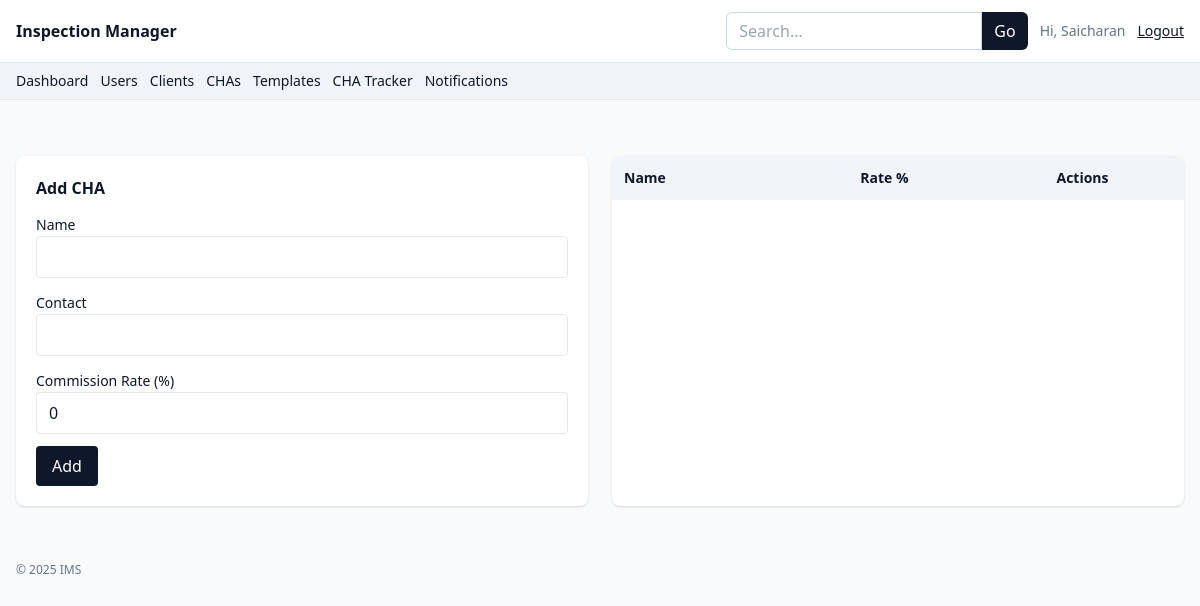
The app's page /chas (signed in), older data.
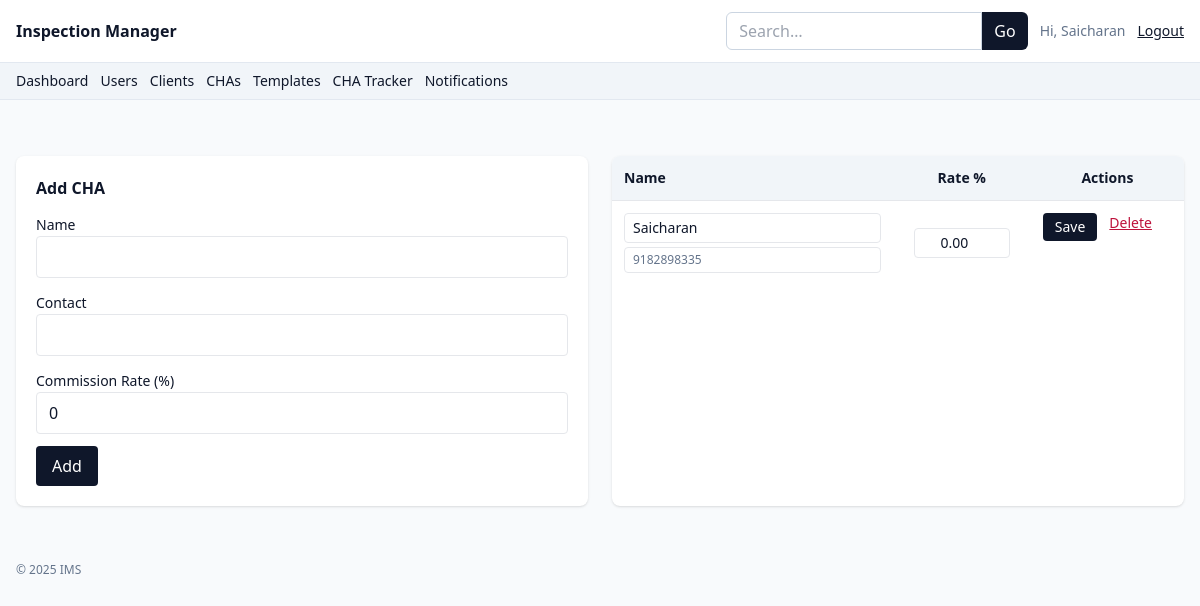
The same page, newer data.
### app.py (models this page shows)
class CHA(db.Model):
    __tablename__ = "cha"
    id = db.Column(db.Integer, primary_key=True)
    name = db.Column(db.String(160), nullable=False)
    contact = db.Column(db.String(160))
    commission_rate = db.Column(db.Float, default=0.0)  # %

### app.py (the view, shortened to what this page needs)
@app.route("/chas", methods=["GET","POST"], endpoint="chas_list")
@role_required(Role.ADMIN)
def chas_list():
    data = CHA.query.order_by(CHA.name.asc()).all()
    return render_template("chas.html", data=data)

### app.py (called while the page is built)
def role_required(*roles):
    def deco(fn):
        from functools import wraps
        @wraps(fn)
        def wrap(*a, **kw):
            if not session.get("user_id"):
                flash("Please login.", "warning")
                return redirect(url_for("login"))
            if roles and session.get("role") not in roles:
                flash("Unauthorized.", "danger")
                return redirect(url_for("dashboard"))
            return fn(*a, **kw)
        return wrap
    return deco

@app.context_processor
def inject_globals():
    return dict(
        Role=Role, InspectionStatus=InspectionStatus, InvoiceStatus=InvoiceStatus,
        ReportStatus=ReportStatus, CommissionStatus=CommissionStatus, now=datetime.utcnow, User=User
    )

### templates/chas.html (shortened to what this page needs)
{% extends "base.html" %}
{% block content %}
<div class="grid md:grid-cols-2 gap-6">
    <div class="bg-white rounded-lg shadow p-5">
        <h2 class="font-semibold mb-3">Add CHA</h2>
        <form method="post" class="space-y-3">
            <div><label class="text-sm">Name</label><input name="name" required class="w-full border rounded px-3 py-2">
            </div>
            <div><label class="text-sm">Contact</label><input name="contact" class="w-full border rounded px-3 py-2">
            </div>
            <div><label class="text-sm">Commission Rate (%)</label><input name="commission_rate" type="number"
                    step="0.01" value="0" class="w-full border rounded px-3 py-2"></div>
            <button class="bg-slate-900 text-white rounded px-4 py-2">Add</button>
        </form>
    </div>
    <div class="bg-white rounded-lg shadow overflow-hidden">
        <table class="w-full text-sm">
            <thead class="bg-slate-100">
                <tr>
                    <th class="p-3 text-left">Name</th>
                    <th class="p-3">Rate %</th>
                    <th class="p-3">Actions</th>
                </tr>
            </thead>
            <tbody>
                {% for x in data %}
                <tr class="border-t">
                    <form method="post" action="{{ url_for('chas_update', cha_id=x.id) }}" class="contents">
                        <td class="p-3">
                            <input name="name" value="{{ x.name }}" class="border rounded px-2 py-1 w-full">
                            <div class="text-xs text-slate-500 mt-1">
                                <input name="contact" value="{{ x.contact or '' }}"
                                    class="border rounded px-2 py-1 w-full" placeholder="Contact">
                            </div>
                        </td>
                        <td class="p-3 text-center">
                            <input name="commission_rate" type="number" step="0.01" min="0" max="100"
                                value="{{ '%.2f'|format(x.commission_rate or 0) }}"
                                class="border rounded px-2 py-1 w-24 text-center">
                        </td>
                        <td class="p-3 flex gap-3">
                            <button class="px-3 py-1 rounded bg-slate-900 text-white">Save</button>
                    </form>
                    <form method="post" action="{{ url_for('chas_delete', cha_id=x.id) }}"
                        onsubmit="return confirm('Delete CHA?')">
                        <button class="text-rose-700 underline">Delete</button>
                    </form>
                </tr>
                {% endfor %}
            </tbody>
        </table>
    </div>
</div>
{% endblock %}

### templates/base.html (shortened to what this page needs)
<!doctype html>
<html lang="en">
<head>
    <script src="https://cdn.tailwindcss.com"></script>
</head>
<body class="bg-slate-50 text-slate-900">
    <nav class="bg-white border-b border-slate-200">
        <div class="mx-auto max-w-7xl px-4 py-3 flex items-center justify-between">
            <a href="{{ url_for('dashboard') }}" class="font-semibold">Inspection Manager</a>
            <div class="flex items-center gap-3">
                {% if session.get('user_id') %}
                <form action="{{ url_for('global_search') }}" method="get" class="hidden md:flex">
                    <input name="q" value="{{ request.args.get('q','') }}" placeholder="Search…"
                        class="rounded-l-md border border-slate-300 px-3 py-1.5 focus:outline-none focus:ring w-64">
                    <button class="rounded-r-md bg-slate-900 text-white px-3">Go</button>
                </form>
                <span class="text-sm text-slate-500">Hi, {{ session.get('user_name') }}</span>
                <a class="text-sm underline" href="{{ url_for('logout') }}">Logout</a>
                {% else %}
                <a class="text-sm underline" href="{{ url_for('login') }}">Login</a>
                {% endif %}
            </div>
        </div>
    </nav>
    {% if session.get('user_id') %}
    <div class="bg-slate-100 border-b border-slate-200">
        <div class="mx-auto max-w-7xl px-4 py-2 flex flex-wrap gap-3 text-sm">
            <a class="hover:underline" href="{{ url_for('dashboard') }}">Dashboard</a>
            {% if session.get('role') == Role.ADMIN %}
            <a class="hover:underline" href="{{ url_for('users_admin') }}">Users</a>
            <a class="hover:underline" href="{{ url_for('clients_list') }}">Clients</a>
            <a class="hover:underline" href="{{ url_for('chas_list') }}">CHAs</a>
            <a class="hover:underline" href="{{ url_for('templates_mgmt') }}">Templates</a>
            {% endif %}
            {% if session.get('role') in [Role.ADMIN, Role.ACCOUNTANT] %}
            <a class="hover:underline" href="{{ url_for('cha_tracker') }}">CHA Tracker</a>
            {% endif %}
            <a class="hover:underline" href="{{ url_for('notifications') }}">Notifications</a>
        </div>
    </div>
    {% endif %}
    <div class="mx-auto max-w-7xl px-4 py-4 space-y-2">
    </div>
    <main class="mx-auto max-w-7xl px-4 py-6">{% block content %}{% endblock %}</main>
    <footer class="mx-auto max-w-7xl px-4 py-8 text-xs text-slate-500">
        &copy; {{ now().year }} IMS
    </footer>
</body>
</html>

Row changes from the older to the newer data that the page shows:
added CHA: get "Saicharan", name "Saicharan", contact "9182898335", commission_rate "0.00"
Text that changed along with them:
{{ session.get('user_name') }}: "Saicharan" → (not shown)
